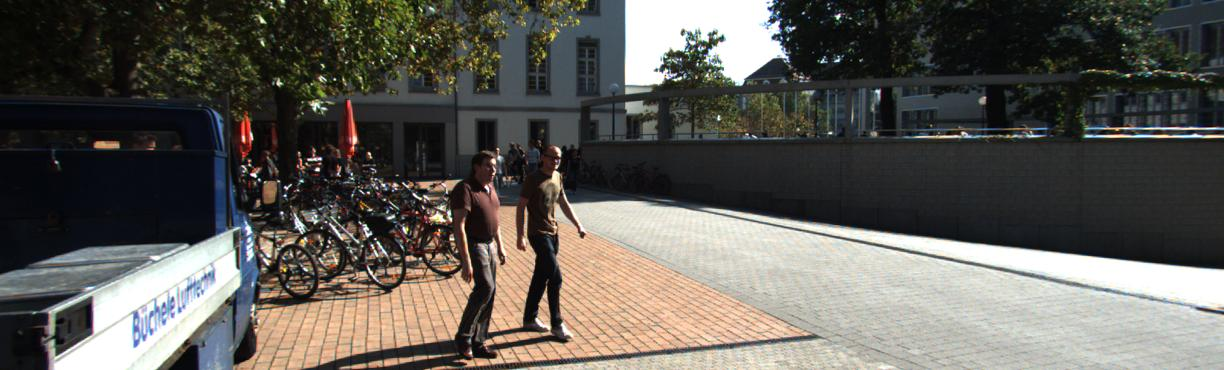
#> input picture data/sequences/KITTI-17/img1/000004.jpg, 1224 x 370 px, found by its file name; its folder holds only this picture in this run
$ python show_results.py --sequence_dir ../data/sequences/KITTI-17/img1 --result_file out.png
#> lines starting #> are read from the running program, lines starting #| are printed output that depends on the picture
### dataset/mot/mot_dataset_descriptor.py
from __future__ import annotations

import os
import cv2
import numpy as np

from dataset.mot.mot_ground_truth import MotGroundTruth
from typing import List, Optional


class MotDatasetDescriptor(object):

    @classmethod
    def load(cls,
             sequence_directory: str) -> MotDatasetDescriptor:
        """Loads sequence information, such as image filenames, detections,
        ground truth and creates MotDatasetDescriptor.

        Parameters
        ----------
        sequence_directory : str
            Path to the MOTChallenge sequence directory.

        Returns
        -------
            MotDatasetDescriptor instance.
        """
#> called with sequence_directory = '../data/sequences/KITTI-17/img1'
        assert os.path.exists(sequence_directory)

        images_directory = os.path.join(sequence_directory, "img1")
        images_files = sorted([os.path.join(images_directory, file) for file in os.listdir(images_directory)])
        ground_truth_file = os.path.join(sequence_directory, "gt", "gt.txt")

        ground_truth = MotGroundTruth.load(ground_truth_file)

        if len(images_files) > 0:
            image = cv2.imread(next(iter(images_files)), cv2.IMREAD_GRAYSCALE)
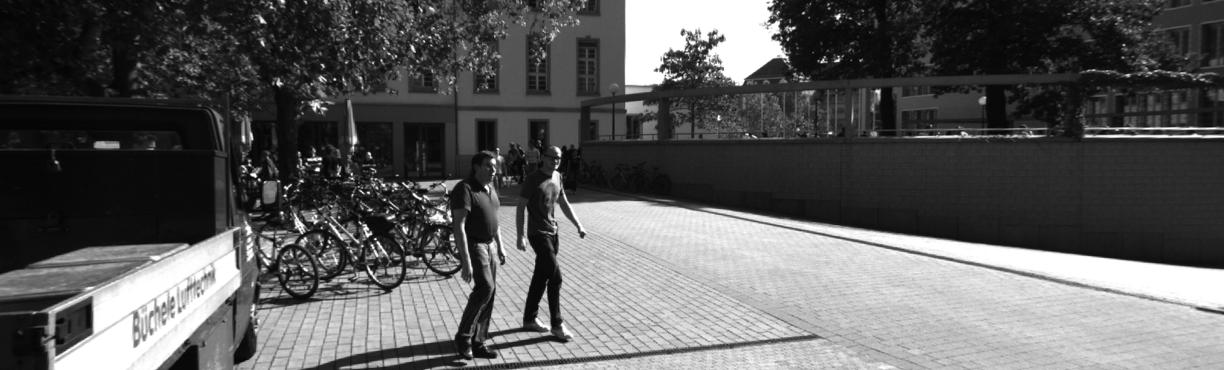
#> image: shape (370, 1224); min 0, max 255, mean 92.2
            image_size = image.shape
#> image_size = (370, 1224)
        else:
            image_size = None

        info_file = os.path.join(sequence_directory, "seqinfo.ini")
        if os.path.exists(info_file):
            with open(info_file, "r") as file:
                line_splits = [line.split('=') for line in file.read().splitlines()[1:]]
                info_dict = dict(s for s in line_splits if isinstance(s, list) and len(s) == 2)

            update_ms = 1000 / int(info_dict["frameRate"])
        else:
            update_ms = None

        return MotDatasetDescriptor(name=os.path.basename(sequence_directory),
                                    images_files=images_files,
                                    ground_truth=ground_truth,
                                    image_size=image_size,
                                    update_rate=update_ms)

    def __init__(self,
                 name: str,
                 images_files: List[str],
                 ground_truth: Optional[MotGroundTruth],
                 image_size: np.ndarray,
                 update_rate: Optional[float]):
        self.__name = name
        self.__images_files = images_files
        self.__ground_truth = ground_truth
        self.__image_size = image_size
        self.__update_rate = update_rate

    @property
    def name(self) -> str:
        return self.__name

    @property
    def images_files(self) -> List[str]:
        return self.__images_files

    # [10 lines left out: function ground_truth, not called in this run]

    @property
    def image_size(self) -> np.ndarray:
        return self.__image_size

    @property
    def sequence_size(self) -> int:
        return len(self.__images_files)

    @property
    def update_rate(self) -> Optional[float]:
        return self.__update_rate

### dataset/mot/mot_ground_truth.py
from __future__ import annotations

import os
import numpy as np

from deep_sort.utils.geometry.rect import Rect
from typing import Optional


class MotGroundTruth(object):
    """Represents ground truth from MOT challenge.

    Usually, ground truth is located along with the sequence under gt folder in a gt.txt file.

    Every line in MOT ground truth file follow the format below:
    <frame>, <id>, <bb_left>, <bb_top>, <bb_width>, <bb_height>, <conf>, <x>, <y>, <z>

    The conf value contains the detection confidence in the det.txt files.
    For the ground truth, it acts as a flag whether the entry is to be considered.
    A value of 0 means that this particular instance is ignored in the evaluation,
    while any other value can be used to mark it as active.

    For submitted results, all lines in the .txt file are considered.

    The world coordinates x,y,z are ignored for the 2D challenge and can be filled with -1.
    Similarly, the bounding boxes are ignored for the 3D challenge.
    However, each line is still required to contain 10 values.

    All frame numbers, target IDs and bounding boxes are 1-based.
    """

    # [18 lines left out: function __init__, not called in this run]

    @classmethod
    def load(cls, ground_truth_file: str) -> Optional[MotGroundTruth]:
        if not os.path.exists(ground_truth_file):
            return None

        return MotGroundTruth(raw_data=np.loadtxt(ground_truth_file, delimiter=','))

    # [8 lines left out: function __getitem__, not called in this run]

### deep_sort/detector/file_detections_provider.py
import numpy as np

from deep_sort.detector.detection import Detection
from deep_sort.detector.detections_provider import DetectionsProvider
from deep_sort.utils.geometry.rect import Rect


class FileDetectionsProvider(DetectionsProvider):
    """
    Reads detections from pre-baked file. No detections happen at real time.

    The first 10 columns of the detection matrix are in the standard
    MOTChallenge detection format. In the remaining columns store the
    feature vector associated with each detection.
    """

    def __init__(self, detections_file_path: str):
        self.__detections_file_path = detections_file_path
#> (the run stopped early here; a loop or call above may not have finished)

$ run again, on data/sequences/KITTI-17/img1/000016.jpg
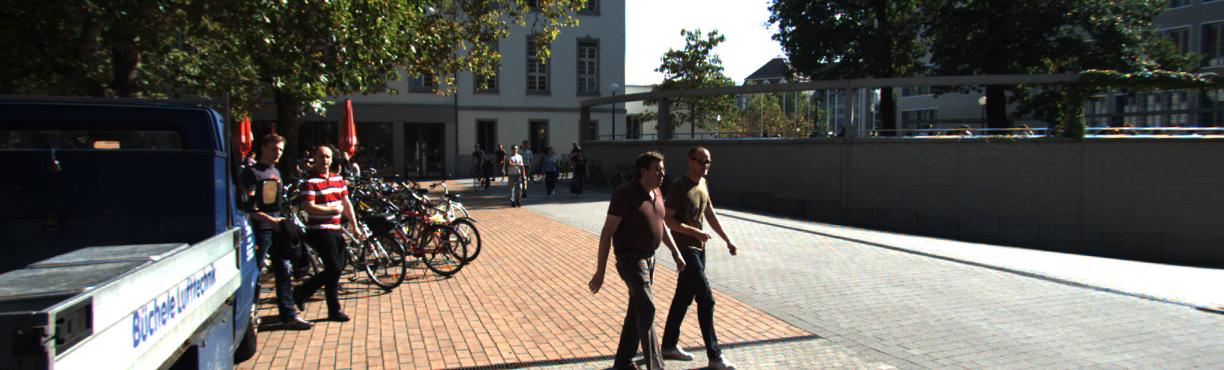
#> input picture data/sequences/KITTI-17/img1/000016.jpg, 1224 x 370 px, found by its file name
#> in load, `image = cv2.imread(next(iter(images_files)), cv2.IMREAD_GRAYSCALE)`:
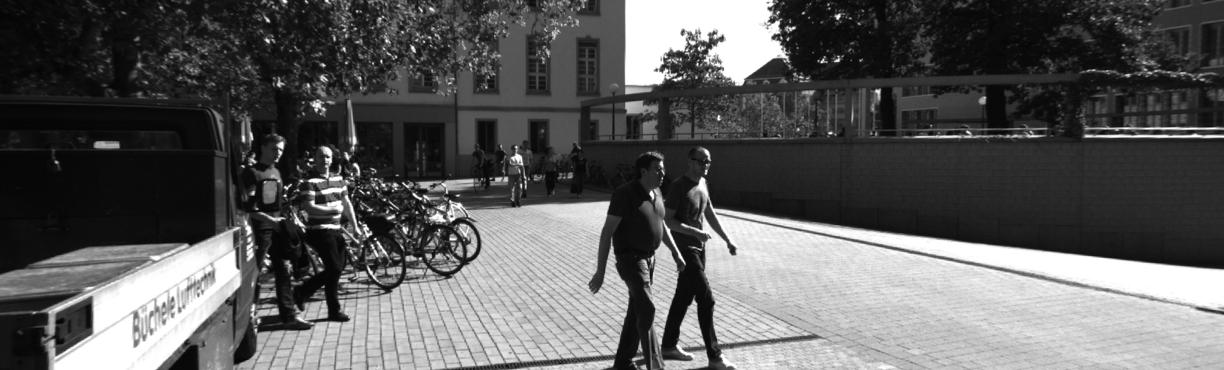
#> image: shape (370, 1224); min 0, max 255, mean 92.3

$ run again, on data/sequences/KITTI-17/img1/000022.jpg
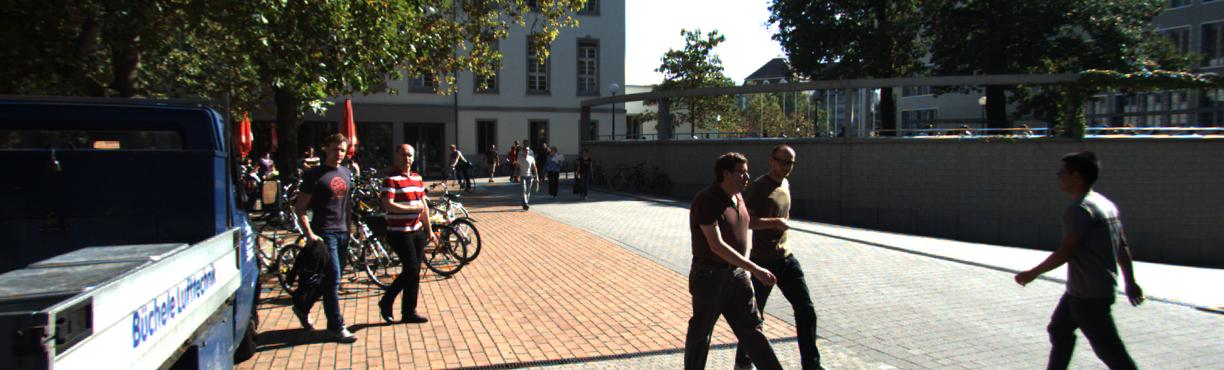
#> input picture data/sequences/KITTI-17/img1/000022.jpg, 1224 x 370 px, found by its file name
#> in load, `image = cv2.imread(next(iter(images_files)), cv2.IMREAD_GRAYSCALE)`:
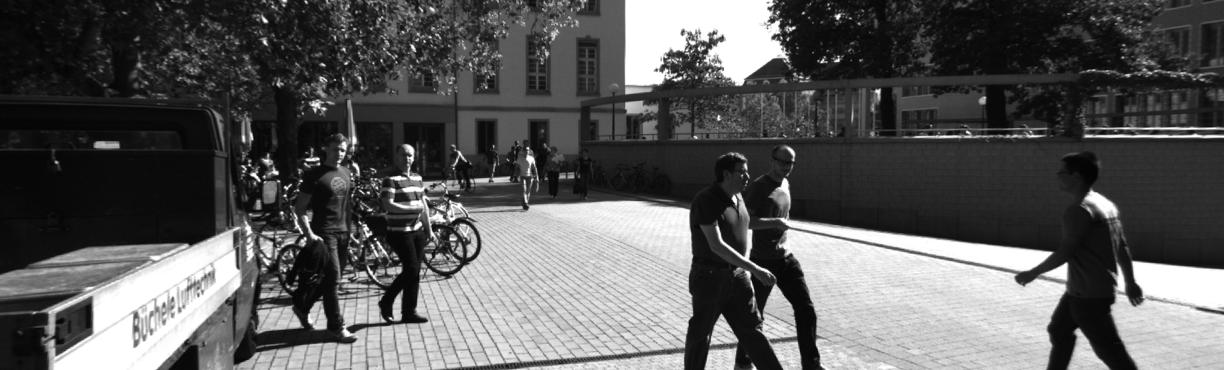
#> image: shape (370, 1224); min 0, max 255, mean 90.5
